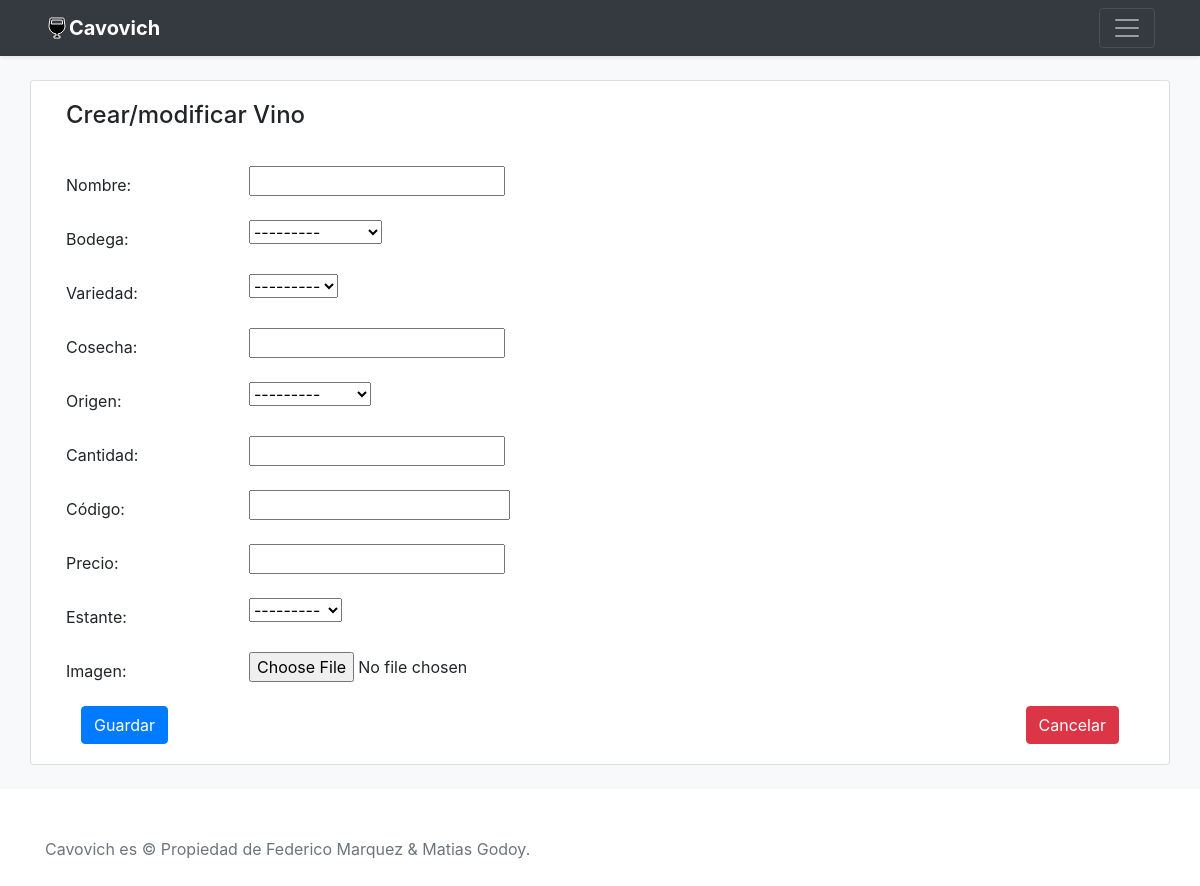
Page /vino/ on the committed database.
### Cavovich/models.py (models this page shows)
class Bodega(models.Model):
    bodega = models.CharField(max_length=50)
    def __str__(self) -> str:
        return self.bodega

class Variedad(models.Model):
    variedad = models.CharField(max_length=50)
    def __str__(self) -> str:
        return self.variedad

class Origen(models.Model):
    origen = models.CharField(max_length=50)
    def __str__(self) -> str:
        return self.origen

class Estante(models.Model):
    estante = models.CharField(max_length=50)
    def __str__(self) -> str:
        return self.estante

### Cavovich/views.py (the view)
# urls.py: path('vino/', VinoCreate.as_view()),
class VinoCreate(CreateView):
    model = Vino
    template_name = 'cavovich/vino.html'
    form_class = VinoForm
    success_url = "/"

### Cavovich/forms.py
class VinoForm(forms.ModelForm):
    class Meta:
        model = Vino
        fields = '__all__'

### cart/cart.py (called while the page is built)
    def __len__(self):
        return sum(item['quantity'] for item in self.cart.values())

### cart/context_processors.py (called while the page is built)
def cart(request):
    return {'cart': Cart(request)}

### templates/cavovich/vino.html (shortened to what this page needs)
{% extends 'cavovich/baseIndex.html' %}
{% block content %}
{% load static %}
<main role="main ">
    <div class="bg-light">
        <br>
        <div class="container card bg-white">
            <div class="card-body">
                <h4 class="card-title">Crear/modificar Vino</h5><br>
                <form method="post" enctype="multipart/form-data">
                    <div class="row mb-3">
                        <label for="id_nombre" class="col-sm-2 col-form-label">Nombre:</label>
                        <div class="col-sm-10">
                            {{ form.nombre }}
                        </div>
                    </div>
                    <div class="row mb-3">
                        <label for="id_bodega" class="col-sm-2 col-form-label">Bodega:</label>
                        <div class="col-sm-10">
                            {{ form.bodega }}
                        </div>
                    </div>
                    <div class="row mb-3">
                        <label for="id_bodega" class="col-sm-2 col-form-label">Variedad:</label>
                        <div class="col-sm-10">
                            {{ form.variedad }}
                        </div>
                    </div>
                    <div class="row mb-3">
                        <label for="id_bodega" class="col-sm-2 col-form-label">Cosecha:</label>
                        <div class="col-sm-10">
                            {{ form.cosecha }}
                        </div>
                    </div>
                    <div class="row mb-3">
                        <label for="id_bodega" class="col-sm-2 col-form-label">Origen:</label>
                        <div class="col-sm-10">
                            {{ form.origen }}
                        </div>
                    </div>
                    <div class="row mb-3">
                        <label for="id_bodega" class="col-sm-2 col-form-label">Cantidad:</label>
                        <div class="col-sm-10">
                            {{ form.cantidad }}
                        </div>
                    </div>
                    <div class="row mb-3">
                        <label for="id_bodega" class="col-sm-2 col-form-label">Código:</label>
                        <div class="col-sm-10">
                            {{ form.codigo }}
                        </div>
                    </div>
                    <div class="row mb-3">
                        <label for="id_bodega" class="col-sm-2 col-form-label">Precio:</label>
                        <div class="col-sm-10">
                            {{ form.precio }}
                        </div>
                    </div>
                    <div class="row mb-3">
                        <label for="id_bodega" class="col-sm-2 col-form-label">Estante:</label>
                        <div class="col-sm-10">
                            {{ form.estante }}
                        </div>
                    </div>
                    <div class="row mb-3">
                        <label for="id_bodega" class="col-sm-2 col-form-label">Imagen:</label>
                        <div class="col-sm-10">
                            {{ form.imagen }}
                        </div>
                    </div>
                    <div class="col-lg-12">
                        <input type="submit" class="btn btn-primary" value="Guardar">
                        <a href="{% url 'inicio' %}">
                            <input type="button" class="btn btn-danger float-right" value="Cancelar" >
                        </a>
                    </div>
                </form>
            </div>
        </div>
        <br>
    </div>
</main>
{% endblock %}

### rows in the picture
Bodega: bodega "---------"
Variedad: variedad "---------"
Origen: origen "---------"
Estante: estante "---------"
